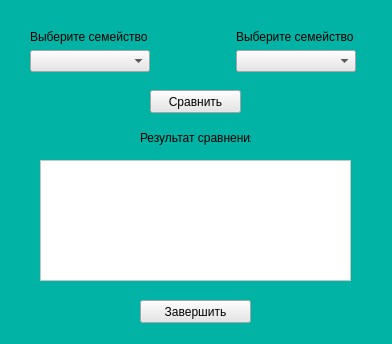
<?xml version="1.0" encoding="UTF-8"?>
<ui version="4.0">
 <class>Comprassion</class>
 <widget class="QWidget" name="Comprassion">
  <property name="geometry">
   <rect>
    <x>0</x>
    <y>0</y>
    <width>392</width>
    <height>344</height>
   </rect>
  </property>
  <property name="sizePolicy">
   <sizepolicy hsizetype="Fixed" vsizetype="Fixed">
    <horstretch>0</horstretch>
    <verstretch>0</verstretch>
   </sizepolicy>
  </property>
  <property name="minimumSize">
   <size>
    <width>392</width>
    <height>344</height>
   </size>
  </property>
  <property name="maximumSize">
   <size>
    <width>392</width>
    <height>344</height>
   </size>
  </property>
  <property name="windowTitle">
   <string>Form</string>
  </property>
  <property name="styleSheet">
   <string notr="true">background-color: rgb(0, 179, 164);</string>
  </property>
  <widget class="QPushButton" name="pushButton">
   <property name="geometry">
    <rect>
     <x>150</x>
     <y>90</y>
     <width>91</width>
     <height>23</height>
    </rect>
   </property>
   <property name="styleSheet">
    <string notr="true">background-color: rgb(230, 230, 230);</string>
   </property>
   <property name="text">
    <string>Сравнить</string>
   </property>
  </widget>
  <widget class="QLabel" name="label_3">
   <property name="geometry">
    <rect>
     <x>140</x>
     <y>130</y>
     <width>111</width>
     <height>16</height>
    </rect>
   </property>
   <property name="text">
    <string>Результат сравнения</string>
   </property>
  </widget>
  <widget class="QTextEdit" name="textEdit">
   <property name="geometry">
    <rect>
     <x>40</x>
     <y>160</y>
     <width>311</width>
     <height>121</height>
    </rect>
   </property>
   <property name="styleSheet">
    <string notr="true">background-color: rgb(255, 255, 255);</string>
   </property>
  </widget>
  <widget class="QPushButton" name="pushButton_2">
   <property name="geometry">
    <rect>
     <x>140</x>
     <y>300</y>
     <width>111</width>
     <height>23</height>
    </rect>
   </property>
   <property name="styleSheet">
    <string notr="true">background-color: rgb(230, 230, 230);</string>
   </property>
   <property name="text">
    <string>Завершить</string>
   </property>
  </widget>
  <widget class="QWidget" name="layoutWidget">
   <property name="geometry">
    <rect>
     <x>30</x>
     <y>30</y>
     <width>326</width>
     <height>43</height>
    </rect>
   </property>
   <layout class="QHBoxLayout" name="horizontalLayout">
    <item>
     <layout class="QVBoxLayout" name="verticalLayout_2">
      <item>
       <widget class="QLabel" name="label">
        <property name="sizePolicy">
         <sizepolicy hsizetype="Fixed" vsizetype="Fixed">
          <horstretch>0</horstretch>
          <verstretch>0</verstretch>
         </sizepolicy>
        </property>
        <property name="text">
         <string>Выберите семейство 1</string>
        </property>
       </widget>
      </item>
      <item>
       <widget class="QComboBox" name="comboBox">
        <property name="styleSheet">
         <string notr="true">background-color: rgb(230, 230, 230);</string>
        </property>
       </widget>
      </item>
     </layout>
    </item>
    <item>
     <spacer name="horizontalSpacer">
      <property name="orientation">
       <enum>Qt::Horizontal</enum>
      </property>
      <property name="sizeType">
       <enum>QSizePolicy::Fixed</enum>
      </property>
      <property name="sizeHint" stdset="0">
       <size>
        <width>80</width>
        <height>20</height>
       </size>
      </property>
     </spacer>
    </item>
    <item>
     <layout class="QVBoxLayout" name="verticalLayout">
      <item>
       <widget class="QLabel" name="label_2">
        <property name="sizePolicy">
         <sizepolicy hsizetype="Fixed" vsizetype="Fixed">
          <horstretch>0</horstretch>
          <verstretch>0</verstretch>
         </sizepolicy>
        </property>
        <property name="text">
         <string>Выберите семейство 2</string>
        </property>
       </widget>
      </item>
      <item>
       <widget class="QComboBox" name="comboBox_2">
        <property name="styleSheet">
         <string notr="true">background-color: rgb(230, 230, 230);</string>
        </property>
       </widget>
      </item>
     </layout>
    </item>
   </layout>
  </widget>
 </widget>
 <resources/>
 <connections/>
</ui>
